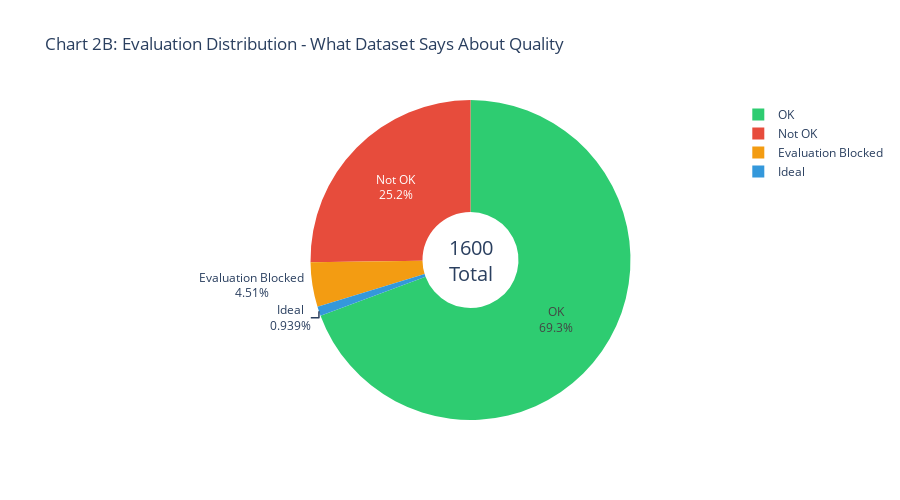

The notebook cell this image was saved under:
### Markdown cell above
###  Chart 2B: Evaluation Distribution

### Code cell
eval_counts = df['Evaluation'].value_counts()

fig = go.Figure(data=[go.Pie(
    labels=eval_counts.index,
    values=eval_counts.values,
    hole=.3,
    marker=dict(colors=['#2ecc71', '#e74c3c', '#f39c12', '#3498db']),
    textinfo='label+percent',
    textfont_size=12
)])

fig.update_layout(
    title="Chart 2B: Evaluation Distribution - What Dataset Says About Quality",
    height=500,
    annotations=[dict(text=f'{len(df)}<br>Total', x=0.5, y=0.5, font_size=20, showarrow=False)]
)

fig.show()

print("\n💡 INSIGHT:")
for eval_type, count in eval_counts.items():
    print(f"  {eval_type}: {count} ({count/len(df)*100:.1f}%)")
print("\n⚠️  But is this evaluation accurate? Phase 2 investigates.")

### Figure 1 — Plotly figure (JSON) as saved in the notebook; plotly's stock layout.template omitted (floating-point values rounded to 4 significant figures)
{"data": [{"hole": 0.3, "labels": ["OK", "Not OK", "Evaluation Blocked", "Ideal"], "marker": {"colors": ["#2ecc71", "#e74c3c", "#f39c12", "#3498db"]}, "textfont": {"size": 12}, "textinfo": "label+percent", "type": "pie", "values": [1108, 403, 72, 15]}], "layout": {"annotations": [{"font": {"size": 20}, "showarrow": false, "text": "1600<br>Total", "x": 0.5, "y": 0.5}], "height": 500, "title": {"text": "Chart 2B: Evaluation Distribution - What Dataset Says About Quality"}}}
